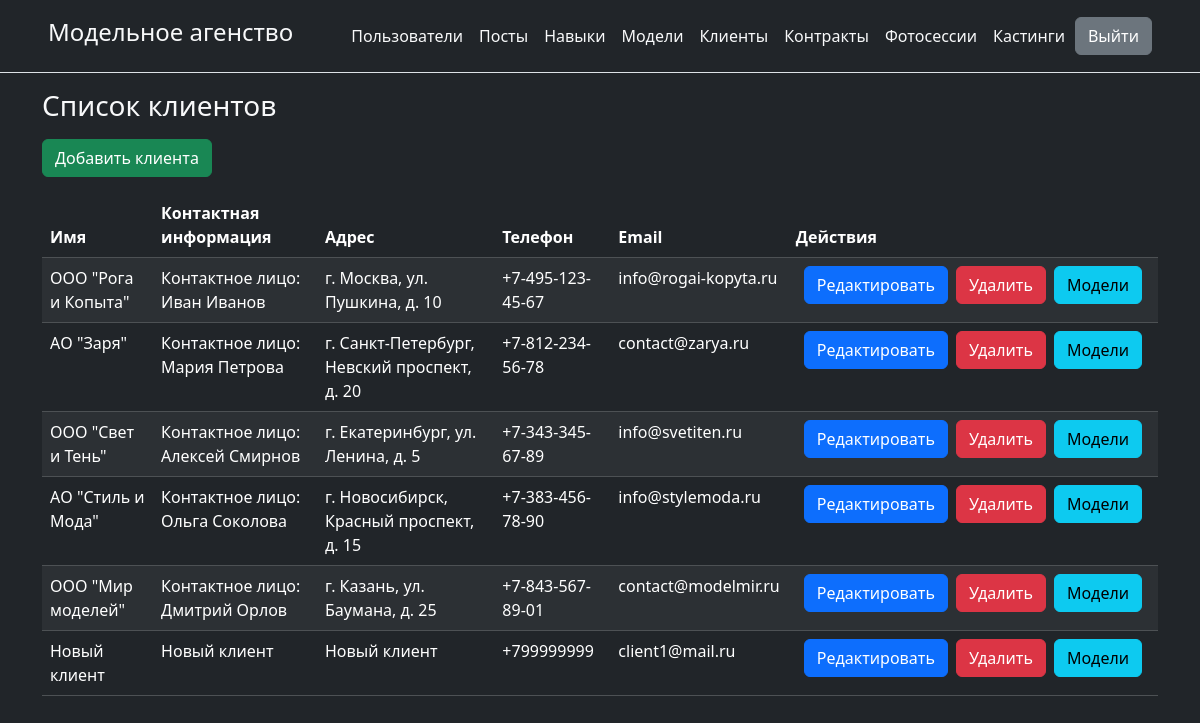
/admin/clients/index.php (signed in), run on the app's committed database.
### tables this page shows
CREATE TABLE `clients` (
  `id` int NOT NULL,
  `name` varchar(100) NOT NULL,
  `contact_info` varchar(255) DEFAULT NULL,
  `address` varchar(255) DEFAULT NULL,
  `phone` varchar(20) DEFAULT NULL,
  `email` varchar(100) DEFAULT NULL
);

### admin/clients/index.php (the view, shortened to what this page needs)
<?php
include '../header.php';
require_once '../database_connection.php';
try {
	$stmt = $pdo->prepare("SELECT * FROM clients");
	$stmt->execute();
	$clients = $stmt->fetchAll(PDO::FETCH_ASSOC);
} catch (PDOException $e) {
	echo "Ошибка при получении списка клиентов: " . $e->getMessage();
}
?>
<body class="bg-dark text-light">
<div class="container">
	<h3 class="text-light my-3">Список клиентов</h3>
	<a href="create_client.php" class="btn btn-success mb-3">Добавить клиента</a>
	<table class="table table-striped table-dark">
		<thead>
		<tr>
			<th>Имя</th>
			<th>Контактная информация</th>
			<th>Адрес</th>
			<th>Телефон</th>
			<th>Email</th>
			<th>Действия</th>
		</tr>
		</thead>
		<tbody>
	<?php foreach ($clients as $client): ?>
			<tr>
				<td><?php echo $client['name']; ?></td>
				<td><?php echo $client['contact_info']; ?></td>
				<td><?php echo $client['address']; ?></td>
				<td><?php echo $client['phone']; ?></td>
				<td><?php echo $client['email']; ?></td>
				<td>
					<div class="btn-group" role="group">
						<form method="GET" action="edit_client.php" class="mx-2">
							<input type="submit" class="btn btn-primary" value="Редактировать">
						</form>
						<form method="POST" action="delete_client.php" onsubmit="return confirm('Вы уверены, что хотите удалить этого клиента?');">
							<input type="submit" class="btn btn-danger" value="Удалить">
						</form>
						<form method="GET" action="" class="mx-2">
							<input type="submit" class="btn btn-info" value="Модели">
						</form>
					</div>
				</td>
			</tr>
	<?php endforeach; ?>
		</tbody>
	</table>
</div>
</body>
</html>

### data on the page
clients: name "ООО \"Рога и Копыта\"", contact_info "Контактное лицо: Иван Иванов", address "г. Москва, ул. Пушкина, д. 10", phone "+7-495-123-45-67", email "info@rogai-kopyta.ru"
clients: name "АО \"Заря\"", contact_info "Контактное лицо: Мария Петрова", address "г. Санкт-Петербург, Невский проспект, д. 20", phone "+7-812-234-56-78", email "contact@zarya.ru"
clients: name "ООО \"Свет и Тень\"", contact_info "Контактное лицо: Алексей Смирнов", address "г. Екатеринбург, ул. Ленина, д. 5", phone "+7-343-345-67-89", email "info@svetiten.ru"
clients: name "АО \"Стиль и Мода\"", contact_info "Контактное лицо: Ольга Соколова", address "г. Новосибирск, Красный проспект, д. 15", phone "+7-383-456-78-90", email "info@stylemoda.ru"
clients: name "ООО \"Мир моделей\"", contact_info "Контактное лицо: Дмитрий Орлов", address "г. Казань, ул. Баумана, д. 25", phone "+7-843-567-89-01", email "contact@modelmir.ru"
clients: name "Новый клиент", contact_info "Новый клиент", address "Новый клиент", phone "+799999999", email "client1@mail.ru"
